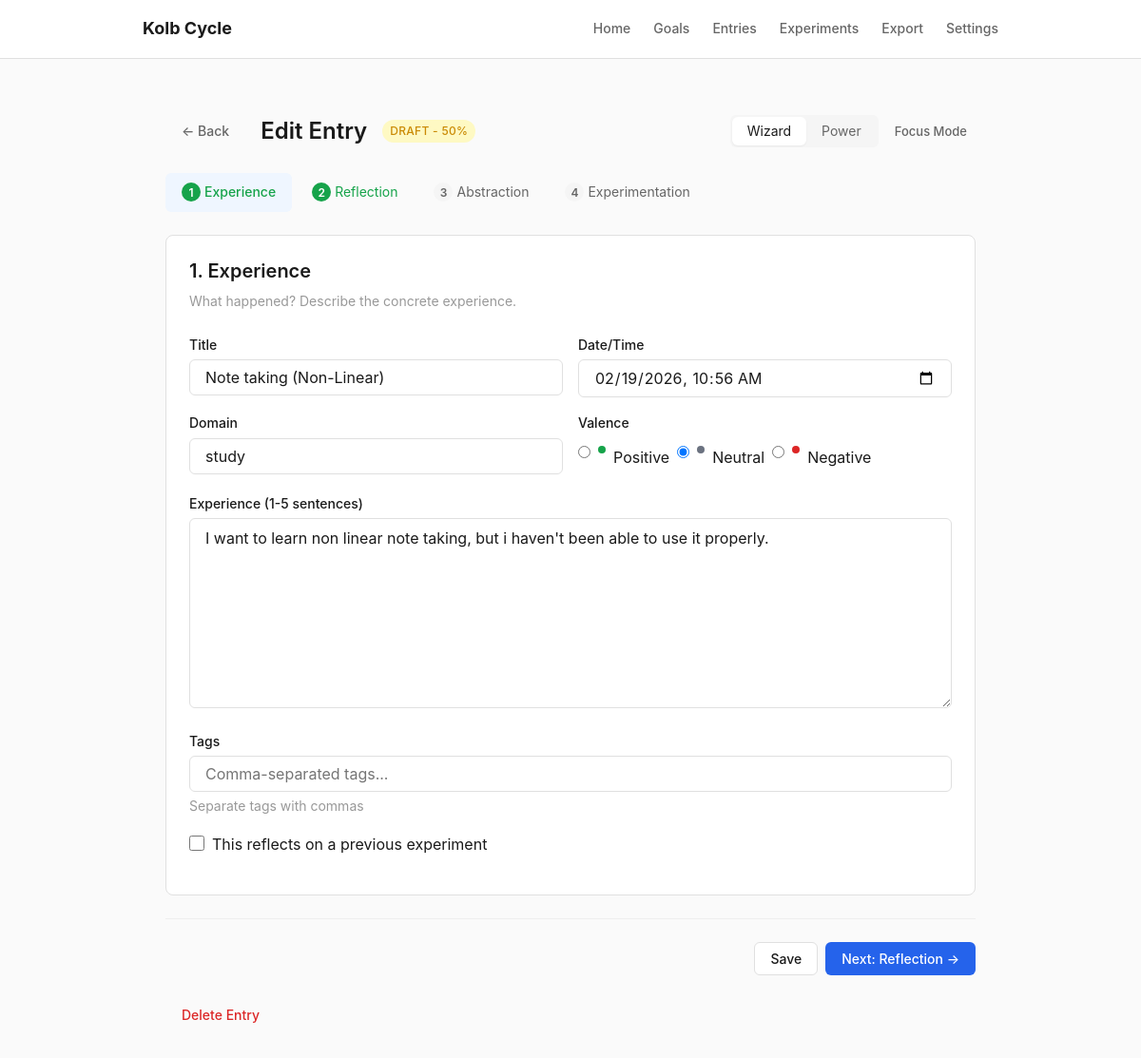
The page /entry/11 on the database its author committed.
### tables this page shows
CREATE TABLE entries (
                id INTEGER PRIMARY KEY AUTOINCREMENT,
                title TEXT DEFAULT '',
                occurred_at DATETIME DEFAULT CURRENT_TIMESTAMP,
                created_at DATETIME DEFAULT CURRENT_TIMESTAMP,
                updated_at DATETIME DEFAULT CURRENT_TIMESTAMP,
                domain TEXT DEFAULT '',
                valence TEXT DEFAULT 'neutral',
                experience_text TEXT DEFAULT '',
                reflection_text TEXT DEFAULT '',
                abstraction_text TEXT DEFAULT '',
                no_experiment_needed INTEGER DEFAULT 0,
                is_complete INTEGER DEFAULT 0,
                current_step INTEGER DEFAULT 1,
                reflects_on_experiment_id INTEGER, reflection_prompts TEXT DEFAULT '{}', abstraction_prompts TEXT DEFAULT '{}',
                FOREIGN KEY (reflects_on_experiment_id) REFERENCES experiments(id) ON DELETE SET NULL
            );

### app.py (the view)
@app.route("/entry/<int:entry_id>")
def view_entry(entry_id):
    entry = db.get_entry(entry_id)
    if not entry:
        flash("Entry not found", "error")
        return redirect(url_for("index"))
    mode = request.args.get("mode", db.get_setting("preferred_mode", "wizard"))
    entry["completion"] = db.calculate_completion(entry)
    entry["missing_steps"] = db.get_missing_steps(entry)
    domains = db.get_all_domains()
    tags = db.get_all_tags()
    available_experiments = db.get_active_experiments()
    return render_template(
        "entry_form.html",
        entry=entry,
        mode=mode,
        is_new=False,
        domains=domains,
        tags=tags,
        available_experiments=available_experiments,
    )

### app.py (called while the page is built)
@app.context_processor
def inject_globals():
    settings = db.get_all_settings()
    return {"settings": settings, "now": datetime.now()}

### db.py (called while the page is built, shortened)
@contextmanager
def get_db():
    conn = sqlite3.connect(DATABASE_PATH)
    conn.row_factory = sqlite3.Row
    conn.execute("PRAGMA foreign_keys = ON")
    try:
        yield conn
        conn.commit()
    except Exception:
        conn.rollback()
        raise
    finally:
        conn.close()

def get_setting(key, default=None):
    with get_db() as conn:
        row = conn.execute(
            "SELECT value FROM settings WHERE key = ?", (key,)
        ).fetchone()
        return row["value"] if row else default

def get_all_settings():
    defaults = {
        "preferred_mode": "wizard",
        "default_domain": "",
        "autosave_enabled": "true",
        "font_size": "medium",
    }
    with get_db() as conn:
        rows = conn.execute("SELECT key, value FROM settings").fetchall()
        settings = {row["key"]: row["value"] for row in rows}
    for k, v in defaults.items():
        if k not in settings:
            settings[k] = v
    return settings

def calculate_completion(entry):
    steps = 0
    if entry.get("experience_text"):
        steps += 1
    if entry.get("reflection_text"):
        steps += 1
    if entry.get("abstraction_text"):
        steps += 1
    if entry.get("experiments") and len(entry["experiments"]) > 0:
        steps += 1
    elif entry.get("no_experiment_needed"):
        steps += 1
    return int((steps / 4) * 100)

def get_missing_steps(entry):
    missing = []
    if not entry.get("experience_text"):
        missing.append("Experience")
    if not entry.get("reflection_text"):
        missing.append("Reflection")
    if not entry.get("abstraction_text"):
        missing.append("Abstraction")
    if not entry.get("no_experiment_needed"):
        exp_count = 0
        if "experiments" in entry:
            exp_count = len(entry["experiments"])
        if exp_count == 0:
            missing.append("Experimentation")
    return missing

def get_active_experiments():
    with get_db() as conn:
        experiments = conn.execute("""
            SELECT e.*, en.title as entry_title
            FROM experiments e
            JOIN entries en ON e.entry_id = en.id
            WHERE e.status IN ('planned', 'active')
            ORDER BY e.review_date ASC NULLS LAST, e.created_at DESC
        """).fetchall()
        return [dict(e) for e in experiments]

### templates/entry_form.html (shortened to what this page needs)
{% extends "base.html" %}
{% block body_class %}{% if request.args.get('focus') %} distraction-free{% endif %}{% endblock %}
{% block content %}
<div class="container">
    <div class="flex-between mb-lg">
        <div class="flex-center gap-md">
            <a href="{{ url_for('index') }}" class="btn btn-ghost">&larr; Back</a>
            <h1 class="mb-0">{% if is_new %}New Entry{% else %}Edit Entry{% endif %}</h1>
            {% if not is_new %}
            {% if entry.is_complete %}
            <span class="chip chip-complete">Complete</span>
            {% else %}
            <span class="chip chip-draft">Draft - {{ entry.completion }}%</span>
            {% endif %}
            {% endif %}
        </div>
        <div class="flex-center gap-sm">
            <div class="mode-toggle">
                <a href="?mode=wizard{% if not is_new %}&id={{ entry.id }}{% endif %}"
                   class="mode-toggle-btn {% if mode == 'wizard' %}active{% endif %}">Wizard</a>
                <a href="?mode=power{% if not is_new %}&id={{ entry.id }}{% endif %}"
                   class="mode-toggle-btn {% if mode == 'power' %}active{% endif %}">Power</a>
            </div>
            <button type="button" class="btn btn-ghost btn-sm" onclick="toggleDistractionFree()">Focus Mode</button>
        </div>
    </div>
    <form id="entry-form" method="POST"
          action="{% if is_new %}{{ url_for('create_entry_form') }}{% else %}{{ url_for('update_entry_form', entry_id=entry.id) }}{% endif %}">
        {% if mode == 'wizard' %}
        {% set current = (request.args.get('step', entry.current_step or 1) | int) %}
        <div class="wizard-steps mb-lg">
            {% for step_num, step_name in [(1, 'Experience'), (2, 'Reflection'), (3, 'Abstraction'), (4, 'Experimentation')] %}
            <a href="?mode=wizard&step={{ step_num }}"
               class="wizard-step {% if step_num == current %}active{% endif %} {% if entry.get(step_name.lower() + '_text') or (step_num == 4 and entry.experiments) %}completed{% endif %}">
                <span class="wizard-step-number">{{ step_num }}</span>
                <span>{{ step_name }}</span>
            </a>
            {% endfor %}
        </div>
        <div class="card {% if current != 1 %}hidden{% endif %}" id="step-1">
            <h2>1. Experience</h2>
            <p class="text-muted text-sm mb-lg">What happened? Describe the concrete experience.</p>
            <div class="form-row">
                <div class="form-group">
                    <label class="form-label" for="title">Title</label>
                    <input type="text" class="form-input" id="title" name="title"
                           value="{{ entry.title or '' }}" placeholder="Brief description...">
                </div>
                <div class="form-group">
                    <label class="form-label" for="occurred_at">Date/Time</label>
                    <input type="datetime-local" class="form-input" id="occurred_at" name="occurred_at"
                           value="{{ (entry.occurred_at or now.isoformat())[:16] }}">
                </div>
            </div>
            <div class="form-row">
                <div class="form-group">
                    <label class="form-label" for="domain">Domain</label>
                    <input type="text" class="form-input" id="domain" name="domain" list="domain-list"
                           value="{{ entry.domain or settings.default_domain or '' }}"
                           placeholder="e.g., work, study, health...">
                </div>
                <div class="form-group">
                    <label class="form-label">Valence</label>
                    <div class="form-inline" style="height: 42px;">
                        <label class="form-check">
                            <input type="radio" name="valence" value="positive"
                                   {% if entry.valence == 'positive' %}checked{% endif %}>
                            <span class="valence-indicator valence-positive"></span> Positive
                        </label>
                        <label class="form-check">
                            <input type="radio" name="valence" value="neutral"
                                   {% if entry.valence == 'neutral' or not entry.valence %}checked{% endif %}>
                            <span class="valence-indicator valence-neutral"></span> Neutral
                        </label>
                        <label class="form-check">
                            <input type="radio" name="valence" value="negative"
                                   {% if entry.valence == 'negative' %}checked{% endif %}>
                            <span class="valence-indicator valence-negative"></span> Negative
                        </label>
                    </div>
                </div>
            </div>
            <div class="form-group">
                <label class="form-label" for="experience_text">Experience (1-5 sentences)</label>
                <textarea class="form-textarea large" id="experience_text" name="experience_text"
                          placeholder="Describe what happened...">{{ entry.experience_text or '' }}</textarea>
            </div>
            <div class="form-group">
                <label class="form-label" for="tags">Tags</label>
                <input type="text" class="form-input" id="tags" name="tags"
                       value="{% if entry.tags %}{% for t in entry.tags %}{{ t.name if t is mapping else t }}{% if not loop.last %}, {% endif %}{% endfor %}{% endif %}"
                       placeholder="Comma-separated tags...">
                <div class="form-hint">Separate tags with commas</div>
            </div>
            {% if available_experiments %}
            <div class="form-group">
                <label class="form-check">
                    <input type="checkbox" id="toggle-reflect-exp"
                           {% if entry.reflects_on_experiment_id %}checked{% endif %}>
                    <span>This reflects on a previous experiment</span>
                </label>
            </div>
            {% endif %}
        </div>
        <div class="wizard-nav">
            <div class="btn-group">
                <button type="submit" name="action" value="save" class="btn btn-secondary">Save</button>
                {% if current < 4 %}
                <button type="submit" name="next_step" value="{{ current + 1 }}" class="btn btn-primary">
                    Next: {{ ['', 'Reflection', 'Abstraction', 'Experimentation'][current] }} &rarr;
                </button>
                {% else %}
                <button type="submit" name="action" value="complete" class="btn btn-success">Mark Complete</button>
                {% endif %}
            </div>
        </div>
        {% endif %}
    </form>
    {% if not is_new %}
    <div class="mt-lg">
        <form method="POST" action="{{ url_for('delete_entry', entry_id=entry.id) }}" style="display:inline;">
            <button type="submit" class="btn btn-ghost text-error" onclick="return confirm('Delete this entry?')">Delete Entry</button>
        </form>
    </div>
    {% endif %}
</div>
{% endblock %}

### rows shown on the page
entries: title "Note taking (Non-Linear)", occurred_at "02/19/2026 10:56", domain "study", valence "☐ Positive", valence "☑ Neutral", valence "☐ Negative", experience_text "I want to learn non linear note taking, but i haven't been able to use it properly."

### other values the page prints
{{ entry.completion }} "50"
{{ step_num }} "1" "2" "3" "4"
{{ step_name }} "Experience" "Reflection" "Abstraction" "Experimentation"
{{ ['', 'Reflection', 'Abstraction', 'Experimentation'][current] }} "Reflection"
